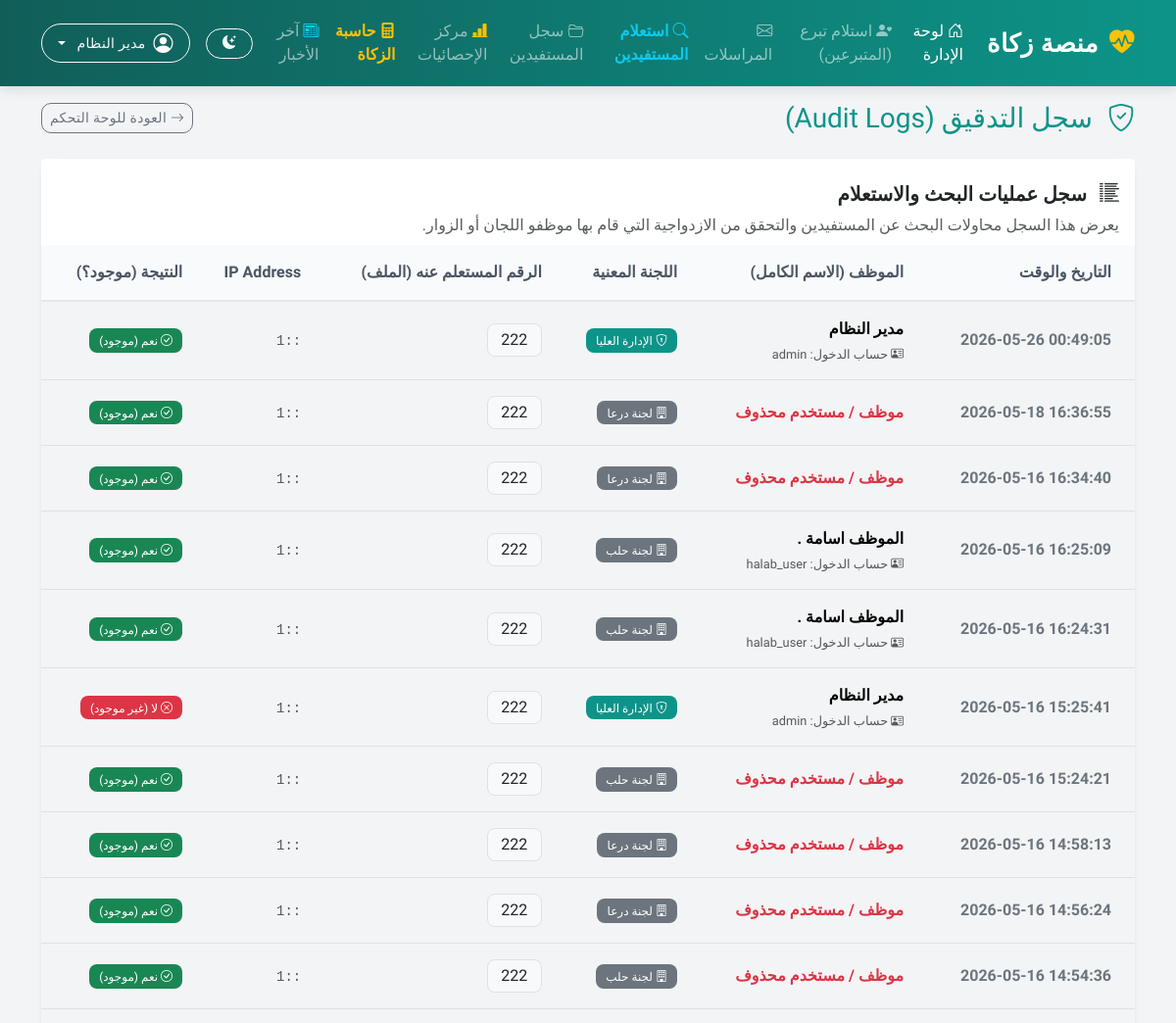
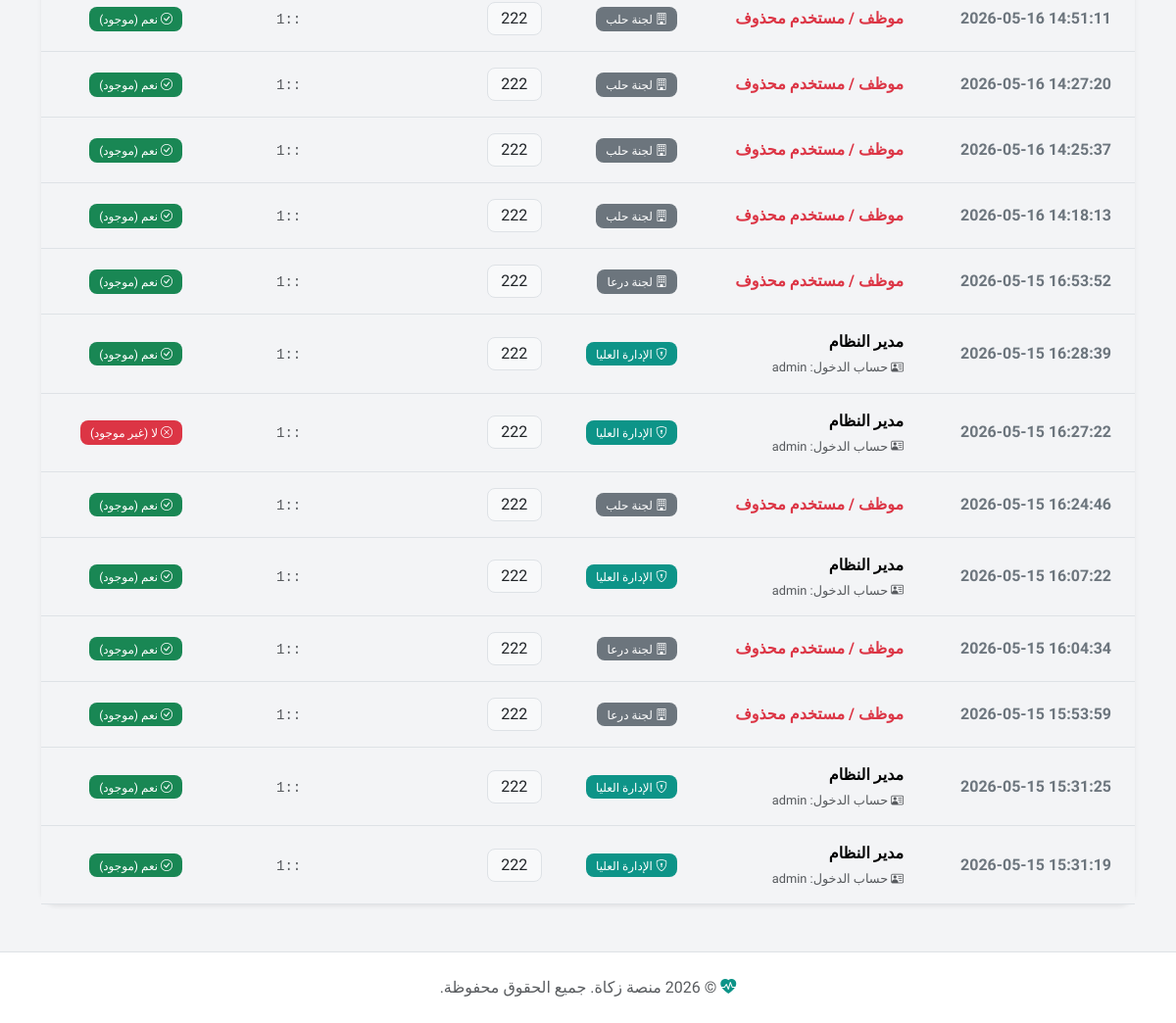
/audit_logs.php (signed in), run on the app's committed database (2 pictures, top to bottom).
### tables this page shows
CREATE TABLE `search_audit_logs` (
  `id` int(11) NOT NULL,
  `user_id` int(11) DEFAULT NULL,
  `committee_id` int(11) DEFAULT NULL,
  `searched_national_id` varchar(50) NOT NULL,
  `ip_address` varchar(45) NOT NULL,
  `was_successful` tinyint(1) NOT NULL DEFAULT 0,
  `created_at` datetime DEFAULT current_timestamp()
);

CREATE TABLE `committees_registry` (
  `id` int(11) NOT NULL,
  `committee_name` varchar(255) NOT NULL,
  `api_base_url` varchar(255) DEFAULT NULL,
  `api_auth_token` varchar(255) DEFAULT NULL,
  `status` varchar(50) DEFAULT 'Active'
);

### audit_logs.php (the view, shortened to what this page needs)
<?php
require_once __DIR__ . '/db.php';
try {
    $central_pdo = new PDO("mysql:host=$host;dbname=zakat_central_db;charset=$charset", $user, $pass, $options);
    $stmt = $central_pdo->query("
        SELECT l.*, c.committee_name as committee_name
        FROM search_audit_logs l
        LEFT JOIN committees_registry c ON l.committee_id = c.id
        ORDER BY l.created_at DESC
        LIMIT 500
    ");
    $raw_logs = $stmt->fetchAll();
} catch (PDOException $e) {
    $raw_logs = [];
}
$logs = [];
$node_connections = [];
foreach ($raw_logs as $log) {
    $log['employee_name'] = null;
    $log['employee_username'] = null;
    if ($log['user_id']) {
        if ($log['committee_id'] == 0) {
            try {
                $uStmt = $central_pdo->prepare("SELECT full_name, username FROM users WHERE id = ?");
                $uStmt->execute([$log['user_id']]);
                $usr = $uStmt->fetch();
                if ($usr) {
                    $log['employee_name'] = $usr['full_name'];
                    $log['employee_username'] = $usr['username'];
                }
            } catch (PDOException $e) {}
        } else {
            $cid = $log['committee_id'];
            if (isset($db_nodes[$cid])) {
                if (!isset($node_connections[$cid])) {
                    try {
                        $node_connections[$cid] = new PDO("mysql:host=$host;dbname=" . $db_nodes[$cid] . ";charset=$charset", $user, $pass, $options);
                    } catch (PDOException $e) {
                        $node_connections[$cid] = null;
                    }
                }
                if ($node_connections[$cid]) {
                    try {
                        $uStmt = $node_connections[$cid]->prepare("SELECT full_name, username FROM users WHERE id = ?");
                        $uStmt->execute([$log['user_id']]);
                        $usr = $uStmt->fetch();
                        if ($usr) {
                            $log['employee_name'] = $usr['full_name'];
                            $log['employee_username'] = $usr['username'];
                        }
                    } catch (PDOException $e) {}
                }
            }
        }
    }
    $logs[] = $log;
}
require_once __DIR__ . '/header.php';
?>
<div class="row mb-4 mt-3">
    <div class="col-12 d-flex justify-content-between align-items-center">
        <h3 class="mb-0 text-primary"><i class="bi bi-shield-check me-2"></i> سجل التدقيق (Audit Logs)</h3>
        <a href="index.php" class="btn btn-sm btn-outline-secondary"><i class="bi bi-arrow-right"></i> العودة للوحة التحكم</a>
    </div>
</div>
<div class="card shadow-sm border-0 mb-5">
    <div class="card-header bg-white border-0 pt-4 pb-2">
        <h5 class="mb-0 text-dark fw-bold"><i class="bi bi-list-columns-reverse me-2"></i> سجل عمليات البحث والاستعلام</h5>
        <p class="text-muted mt-2 mb-0">يعرض هذا السجل محاولات البحث عن المستفيدين والتحقق من الازدواجية التي قام بها موظفو اللجان أو الزوار.</p>
    </div>
    <div class="card-body p-0">
        <?php if (count($logs) > 0): ?>
            <div class="table-responsive">
                <table class="table table-hover align-middle mb-0 text-nowrap">
                    <thead class="table-light">
                        <tr>
                            <th class="ps-4">التاريخ والوقت</th>
                            <th>الموظف (الاسم الكامل)</th>
                            <th>اللجنة المعنية</th>
                            <th>الرقم المستعلم عنه (الملف)</th>
                            <th>IP Address</th>
                            <th>النتيجة (موجود؟)</th>
                        </tr>
                    </thead>
                    <tbody>
                        <?php foreach ($logs as $log): ?>
                        <tr>
                            <td class="ps-4">
                                <span class="fw-bold text-secondary" dir="ltr"><?php echo date('Y-m-d H:i:s', strtotime($log['created_at'])); ?></span>
                            </td>
                            <td>
                                <?php if ($log['employee_name']): ?>
                                    <strong><?php echo htmlspecialchars($log['employee_name']); ?></strong>
                                    <div class="text-muted small mt-1" style="font-size: 0.8rem;">
                                        <i class="bi bi-person-vcard"></i> حساب الدخول: <?php echo htmlspecialchars($log['employee_username']); ?>
                                    </div>
                                <?php elseif ($log['user_id']): ?>
                                    <strong class="text-danger">موظف / مستخدم محذوف</strong>
                                <?php else: ?>
                                    <strong class="text-muted">زائر / استعلام عام</strong>
                                <?php endif; ?>
                            </td>
                            <td>
                                <?php if ($log['committee_id'] == 0 && $log['user_id'] != null): ?>
                                    <span class="badge bg-primary"><i class="bi bi-shield-lock"></i> الإدارة العليا</span>
                                <?php elseif ($log['committee_id']): ?>
                                    <span class="badge bg-secondary"><i class="bi bi-building"></i> <?php echo htmlspecialchars($log['committee_name'] ?? 'لجنة محذوفة'); ?></span>
                                <?php else: ?>
                                    <span class="badge bg-light text-dark border">بحث عام (زائر)</span>
                                <?php endif; ?>
                            </td>
                            <td>
                                <span class="badge bg-light border text-dark fs-6"><?php echo htmlspecialchars($log['searched_national_id']); ?></span>
                            </td>
                            <td>
                                <span class="text-muted font-monospace small"><?php echo htmlspecialchars($log['ip_address']); ?></span>
                            </td>
                            <td>
                                <?php if ($log['was_successful']): ?>
                                    <span class="badge bg-success"><i class="bi bi-check-circle"></i> نعم (موجود)</span>
                                <?php else: ?>
                                    <span class="badge bg-danger"><i class="bi bi-x-circle"></i> لا (غير موجود)</span>
                                <?php endif; ?>
                            </td>
                        </tr>
                        <?php endforeach; ?>
                    </tbody>
                </table>
            </div>
        <?php endif; ?>
    </div>
</div>
<?php require_once __DIR__ . '/footer.php'; ?>

### header.php (shortened to what this page needs)
<?php
$is_admin = isset($_SESSION['is_admin']) && $_SESSION['is_admin'] === true;
$is_committee = isset($_SESSION['logged_in_committee']);
$user_lang = 'ar';
$is_en = ($user_lang === 'en');
$html_lang = $is_en ? 'en' : 'ar';
$html_dir = $is_en ? 'ltr' : 'rtl';
$bootstrap_css = $is_en ? 'https://cdn.jsdelivr.net/npm/bootstrap@5.3.2/dist/css/bootstrap.min.css' : 'https://cdn.jsdelivr.net/npm/bootstrap@5.3.2/dist/css/bootstrap.rtl.min.css';
if (!function_exists('t')) {
    function t($key) {
        global $translations, $user_lang;
        $lang = isset($translations[$user_lang]) ? $user_lang : 'ar';
        return $translations[$lang][$key] ?? $translations['ar'][$key] ?? $key;
    }
}
?>
<!DOCTYPE html>
<html lang="<?php echo $html_lang; ?>" dir="<?php echo $html_dir; ?>">
<head>
    <link rel="stylesheet" href="<?php echo $bootstrap_css; ?>">
    <link rel="stylesheet" href="https://cdn.jsdelivr.net/npm/bootstrap-icons@1.11.1/font/bootstrap-icons.css">
</head>
<body>
<nav class="navbar navbar-expand-lg navbar-dark navbar-custom">
  <div class="container">
    <a class="navbar-brand" href="index.php"><i class="bi bi-heart-pulse-fill text-warning me-1"></i> <?php echo t('zakat_platform'); ?></a>
    <div class="collapse navbar-collapse" id="navbarNav">
     <ul class="navbar-nav me-auto">
    <?php if ($is_admin): ?>
    <li class="nav-item">
        <a class="nav-link active" href="index.php"><i class="bi bi-house-door"></i> <?php echo t('admin_dashboard'); ?></a>
    </li>
    <li class="nav-item">
        <a class="nav-link" href="add_donor.php"><i class="bi bi-person-heart"></i> <?php echo t('receive_donation'); ?></a>
    </li>
    <?php endif; ?>
    <?php if ($is_admin || $is_committee): ?>
    <li class="nav-item">
        <a class="nav-link" href="inbox.php">
            <i class="bi bi-envelope"></i> المراسلات
        </a>
    </li>
    <?php endif; ?>
    <li class="nav-item">
        <a class="nav-link text-info fw-bold" href="guest_search.php"><i class="bi bi-search"></i> <?php echo t('guest_search'); ?></a>
    </li>
    <?php if ($is_admin || $is_committee): ?>
    <li class="nav-item">
        <a class="nav-link" href="all_beneficiaries.php"><i class="bi bi-folder2-open"></i> <?php echo t('beneficiaries_record'); ?></a>
    </li>
    <li class="nav-item">
        <a class="nav-link" href="statistics.php"><i class="bi bi-bar-chart-line-fill text-warning"></i> <?php echo t('statistics_center'); ?></a>
    </li>
    <li class="nav-item">
        <a class="nav-link text-warning fw-bold" href="#" data-bs-toggle="modal" data-bs-target="#zakatCalculatorModal"><i class="bi bi-calculator-fill"></i> <?php echo t('zakat_calculator'); ?></a>
    </li>
    <li class="nav-item">
        <a class="nav-link" href="https://news.un.org/ar/news" target="_blank"><i class="bi bi-newspaper text-info"></i> <?php echo t('latest_news'); ?></a>
    </li>
    <?php endif; ?>
</ul>
      <button id="darkModeToggle" class="btn btn-sm btn-outline-light rounded-pill px-3 me-3 ms-2" title="<?php echo t('toggle_theme'); ?>">
          <i class="bi bi-moon-stars-fill" id="darkModeIcon"></i>
      </button>
      <?php if ($is_admin): ?>
          <div class="dropdown d-inline-block">
              <button class="btn btn-sm btn-outline-light rounded-pill px-3 dropdown-toggle d-flex align-items-center gap-2" type="button" id="adminProfileDropdown" data-bs-toggle="dropdown" aria-expanded="false">
                  <i class="bi bi-person-circle fs-5"></i>
                  <span><?php echo htmlspecialchars($_SESSION['user_name'] ?? t('system_admin')); ?></span>
              </button>
          </div>
      <?php else: ?>
          <a href="admin_login.php" class="btn btn-sm btn-light text-primary fw-bold rounded-pill px-3"><i class="bi bi-shield-lock-fill"></i> <?php echo t('admin_login'); ?></a>
      <?php endif; ?>
    </div>
  </div>
</nav>
<div class="container">

### footer.php (shortened to what this page needs)
</div> <footer class="bg-white text-muted text-center py-4 mt-5 border-top shadow-sm">
    <div class="container">
        <p class="mb-0"><i class="bi bi-heart-pulse-fill text-primary"></i> © <?php echo date("Y"); ?> <?php echo t('zakat_platform'); ?>. <?php echo t('footer_copyright'); ?></p>
    </div>
</footer>
</body>
</html>

### header.php (style rules this page uses)
:root { --bs-primary: #0d9488; --bs-primary-rgb: 13, 148, 136; --bs-info: #06b6d4; --bs-success: #10b981; --bs-warning: #f59e0b; --bs-body-bg: #f3f4f6; }
body { font-family: 'Tajawal', sans-serif; background-color: var(--bs-body-bg); color: #374151; }
.navbar-custom { background: linear-gradient(90deg, #115e59, #0d9488) !important; box-shadow: 0 4px 12px rgba(0,0,0,0.1); padding: 12px 0; }
.navbar-brand { font-weight: 700; font-size: 1.6rem; letter-spacing: 0.5px; }
.card { border: none !important; border-radius: 16px !important; box-shadow: 0 4px 6px -1px rgba(0, 0, 0, 0.05), 0 2px 4px -1px rgba(0, 0, 0, 0.03); transition: transform 0.2s ease, box-shadow 0.2s ease; }
.btn { border-radius: 10px; font-weight: 500; letter-spacing: 0.3px; transition: all 0.3s; }
.table > :not(caption) > * > * { padding: 1rem 0.75rem; }
.table-light th { background-color: #f8fafc; color: #4b5563; font-weight: 700; border-bottom: 2px solid #e5e7eb; }
.badge { font-weight: 500; padding: 0.5em 0.85em; border-radius: 8px; }
html:not(.view-transition-active) body, html:not(.view-transition-active) .card, html:not(.view-transition-active) .navbar, html:not(.view-transition-active) .bg-white, html:not(.view-transition-active) .bg-light, html:not(.view-transition-active) .modal-content { transition: background-color 0.3s ease, color 0.3s ease, border-color 0.3s ease; }

### data on the page
search_audit_logs: created_at "2026-05-26 00:49:05", employee_name "مدير النظام", employee_username "admin", shows "الإدارة العليا", searched_national "222", ip_address "::1", was_successful 1 (drawn)
search_audit_logs: created_at "2026-05-18 16:36:55", shows "موظف / مستخدم محذوف", committees_registry.committee_name "لجنة درعا", searched_national "222", ip_address "::1", was_successful 1 (drawn)
search_audit_logs: created_at "2026-05-16 16:34:40", shows "موظف / مستخدم محذوف", committees_registry.committee_name "لجنة درعا", searched_national "222", ip_address "::1", was_successful 1 (drawn)
search_audit_logs: created_at "2026-05-16 16:25:09", employee_name "الموظف اسامة .", employee_username "halab_user", committees_registry.committee_name "لجنة حلب", searched_national "222", ip_address "::1", was_successful 1 (drawn)
search_audit_logs: created_at "2026-05-16 16:24:31", employee_name "الموظف اسامة .", employee_username "halab_user", committees_registry.committee_name "لجنة حلب", searched_national "222", ip_address "::1", was_successful 1 (drawn)
search_audit_logs: created_at "2026-05-16 15:25:41", employee_name "مدير النظام", employee_username "admin", shows "الإدارة العليا", searched_national "222", ip_address "::1", was_successful 0 (drawn)
search_audit_logs: created_at "2026-05-16 15:24:21", shows "موظف / مستخدم محذوف", committees_registry.committee_name "لجنة حلب", searched_national "222", ip_address "::1", was_successful 1 (drawn)
search_audit_logs: created_at "2026-05-16 14:58:13", shows "موظف / مستخدم محذوف", committees_registry.committee_name "لجنة درعا", searched_national "222", ip_address "::1", was_successful 1 (drawn)
search_audit_logs: created_at "2026-05-16 14:56:24", shows "موظف / مستخدم محذوف", committees_registry.committee_name "لجنة درعا", searched_national "222", ip_address "::1", was_successful 1 (drawn)
search_audit_logs: created_at "2026-05-16 14:54:36", shows "موظف / مستخدم محذوف", committees_registry.committee_name "لجنة حلب", searched_national "222", ip_address "::1", was_successful 1 (drawn)
search_audit_logs: created_at "2026-05-16 14:51:11", shows "موظف / مستخدم محذوف", committees_registry.committee_name "لجنة حلب", searched_national "222", ip_address "::1", was_successful 1 (drawn)
search_audit_logs: created_at "2026-05-16 14:27:20", shows "موظف / مستخدم محذوف", committees_registry.committee_name "لجنة حلب", searched_national "222", ip_address "::1", was_successful 1 (drawn)
search_audit_logs: created_at "2026-05-16 14:25:37", shows "موظف / مستخدم محذوف", committees_registry.committee_name "لجنة حلب", searched_national "222", ip_address "::1", was_successful 1 (drawn)
search_audit_logs: created_at "2026-05-16 14:18:13", shows "موظف / مستخدم محذوف", committees_registry.committee_name "لجنة حلب", searched_national "222", ip_address "::1", was_successful 1 (drawn)
search_audit_logs: created_at "2026-05-15 16:53:52", shows "موظف / مستخدم محذوف", committees_registry.committee_name "لجنة درعا", searched_national "222", ip_address "::1", was_successful 1 (drawn)
search_audit_logs: created_at "2026-05-15 16:28:39", employee_name "مدير النظام", employee_username "admin", shows "الإدارة العليا", searched_national "222", ip_address "::1", was_successful 1 (drawn)
search_audit_logs: created_at "2026-05-15 16:27:22", employee_name "مدير النظام", employee_username "admin", shows "الإدارة العليا", searched_national "222", ip_address "::1", was_successful 0 (drawn)
search_audit_logs: created_at "2026-05-15 16:24:46", shows "موظف / مستخدم محذوف", committees_registry.committee_name "لجنة حلب", searched_national "222", ip_address "::1", was_successful 1 (drawn)
search_audit_logs: created_at "2026-05-15 16:07:22", employee_name "مدير النظام", employee_username "admin", shows "الإدارة العليا", searched_national "222", ip_address "::1", was_successful 1 (drawn)
search_audit_logs: created_at "2026-05-15 16:04:34", shows "موظف / مستخدم محذوف", committees_registry.committee_name "لجنة درعا", searched_national "222", ip_address "::1", was_successful 1 (drawn)
search_audit_logs: created_at "2026-05-15 15:53:59", shows "موظف / مستخدم محذوف", committees_registry.committee_name "لجنة درعا", searched_national "222", ip_address "::1", was_successful 1 (drawn)
search_audit_logs: created_at "2026-05-15 15:31:25", employee_name "مدير النظام", employee_username "admin", shows "الإدارة العليا", searched_national "222", ip_address "::1", was_successful 1 (drawn)
search_audit_logs: created_at "2026-05-15 15:31:19", employee_name "مدير النظام", employee_username "admin", shows "الإدارة العليا", searched_national "222", ip_address "::1", was_successful 1 (drawn)

### other printed values
t('zakat_platform') "منصة زكاة"
t('admin_dashboard') "لوحة الإدارة"
t('receive_donation') "استلام تبرع (المتبرعين)"
t('guest_search') "استعلام المستفيدين"
t('beneficiaries_record') "سجل المستفيدين"
t('statistics_center') "مركز الإحصائيات"
t('zakat_calculator') "حاسبة الزكاة"
t('latest_news') "آخر الأخبار"
$_SESSION['user_name'] "مدير النظام"
t('footer_copyright') "جميع الحقوق محفوظة."
